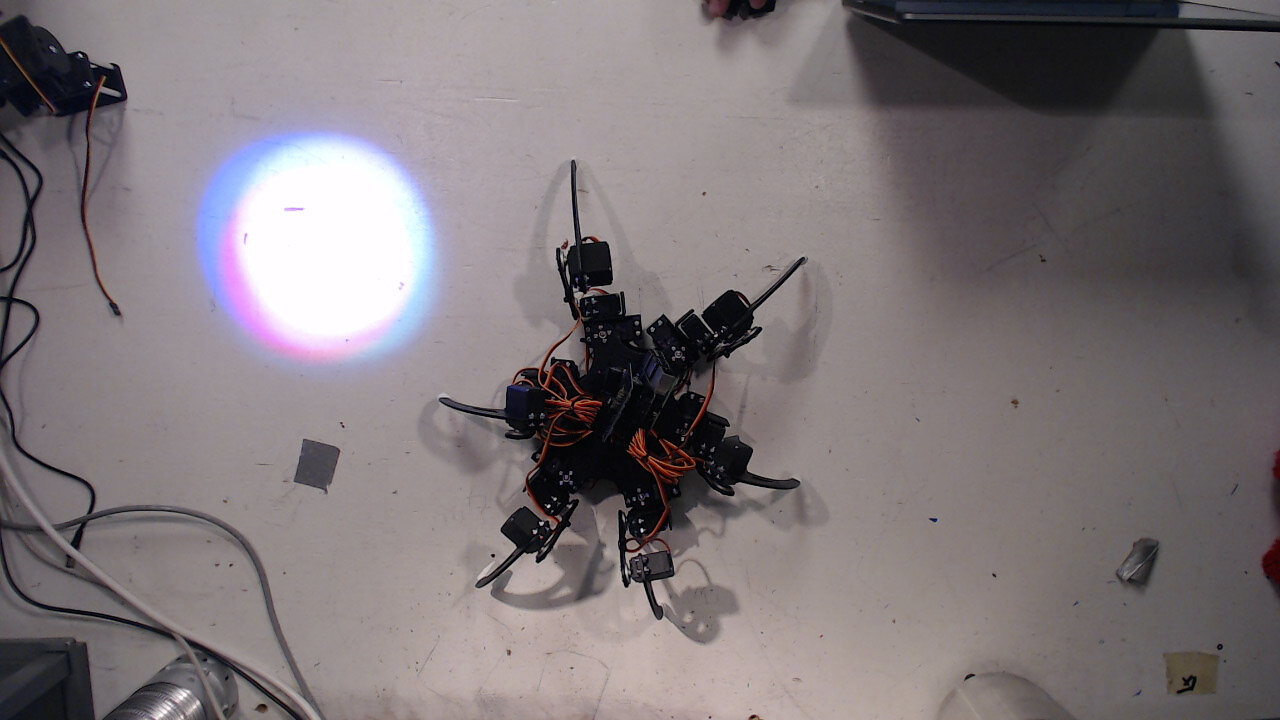
#> input picture sample_images/2017-12-05-171951.jpg, 1280 x 720 px, given in place of the camera
$ python object_detection.py
#> lines starting #> are read from the running program, lines starting #| are printed output that depends on the picture; after the words box and inside, x2 and y2 are one past the last pixel; in counts of white or black regions, pixels touching at a corner belong together
#################################################################################################
# Made by: Vivan Bhalla
# Description: This program is used to detect the object using its color as a parameter
#################################################################################################

### Import the libraries ####
import numpy as np
import cv2

## HSV constants for robot and spotlight
H_robot=179
S_robot=255
V_robot=42
H_spotlight=179
S_spotlight=255
V_spotlight=243
H_low=0
S_low=0
V_low=0


## Create a video capture object
cap = cv2.VideoCapture(1) # Send 0 since we have only one camera. Send 1 to use second camera

## Check whether capture object is opened or not
if(cap.isOpened() == False):
    ## If object is not initialized then open it
    cap.open()

# Create a window
cv2.namedWindow('image')

## Start capturing frame by frame in an infinite loop
while(True):

    # Start capturing the frames
    ret, frame = cap.read() # Get the returned value(T/F) and the frame.
#> frame is the input picture: shape (720, 1280, 3); mean B, G, R 120.7, 117.5, 125.4

    if(ret != True): # Check if reading was successful or not
        print("Cannot read from the frame\n")

    # Create numpy arrays of these boundaries
    # TODO: hardcode the values below from what is found through experiment
    higher_boundary_robot = np.array([H_robot,S_robot,V_robot])
    higher_boundary_spotlight = np.array([H_spotlight,S_spotlight,V_spotlight])
    lower_boundary = np.array([H_low,S_low,V_low])

    ############################ TODO ######################################

    # Convert the captured frame from BGR to HSV format
    hsv = cv2.cvtColor(frame,cv2.COLOR_BGR2HSV)
#> hsv: shape (720, 1280, 3); mean H, S, V 99.5, 27.5, 127.5

    # Threshold the HSV image to get only our object
    threshold_robot = cv2.inRange(hsv,lower_boundary,higher_boundary_robot)
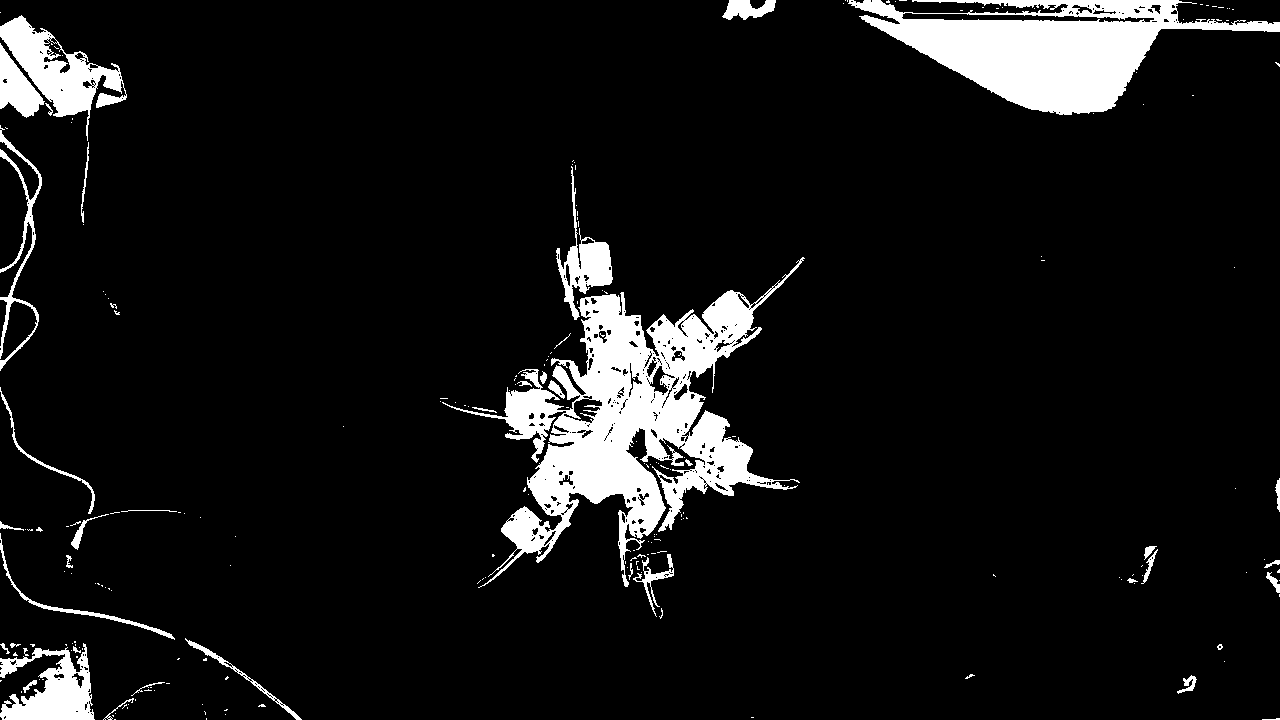
#> threshold_robot: shape (720, 1280); 8.4% white; 221 white regions (179 under 20 px), largest, box (x1, y1, x2, y2) and area: (442, 257, 805, 588) 34711, (848, 0, 1280, 115) 22019, (0, 15, 127, 141) 5323
    threshold_spotlight = cv2.inRange(hsv,lower_boundary,higher_boundary_spotlight)
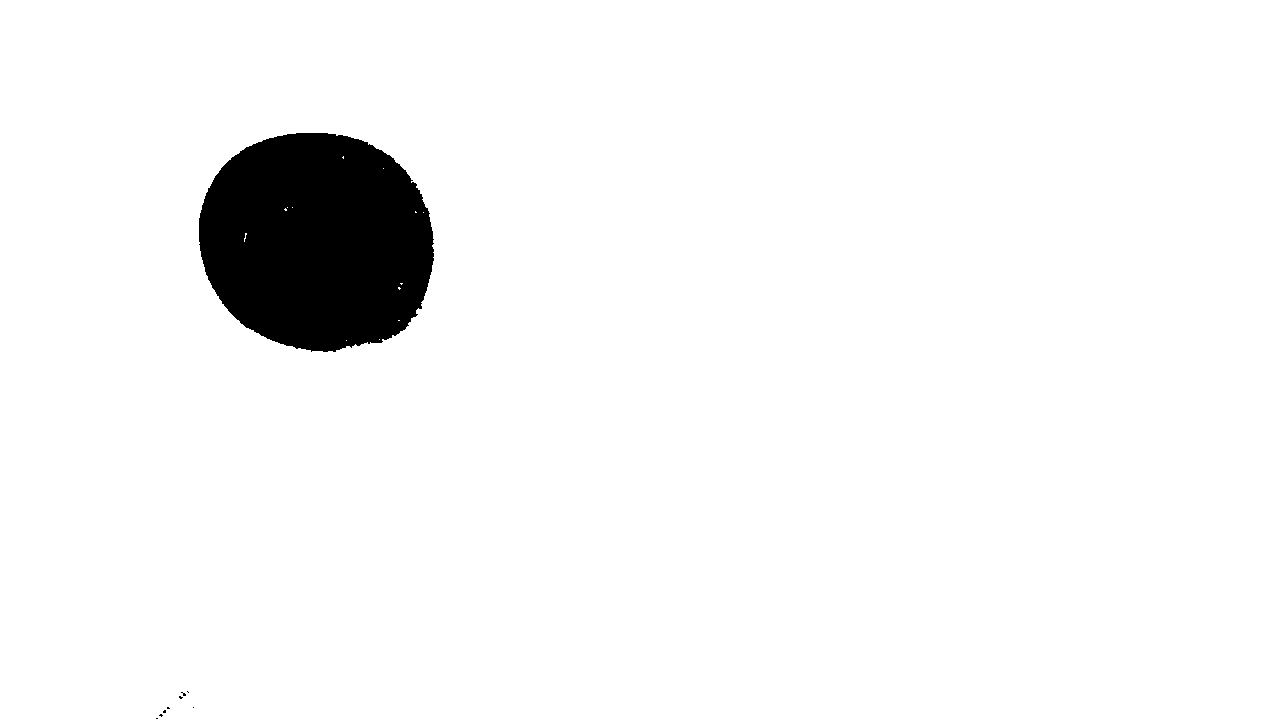
#> threshold_spotlight: shape (720, 1280); 95.5% white; 9 black regions (8 under 20 px), largest, box (x1, y1, x2, y2) and area: (199, 133, 434, 352) 41144

    # Get the targeted image by doing bitwise and
    target_robot = cv2.bitwise_and(frame,frame,mask=threshold_robot)
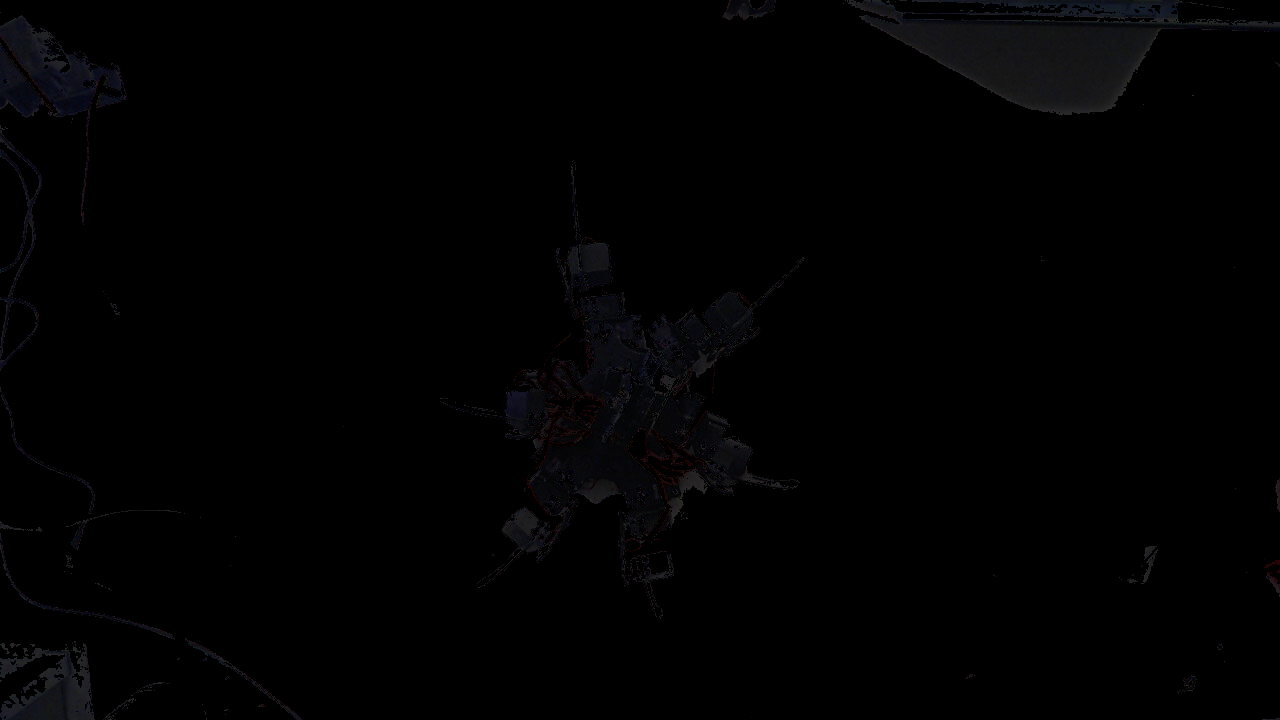
#> target_robot: shape (720, 1280, 3); mean B, G, R 1.8, 1.4, 1.5
    target_spotlight = cv2.bitwise_and(frame,frame,mask=threshold_spotlight)

    ## Perform morphological transformations #####
    ## Morphological opening
    # We first remove the white noise from the boundaries of the detected object - Erode operation
    # We create an elliptical kernel for the erosion
    target_robot = cv2.erode(target_robot,cv2.getStructuringElement(cv2.MORPH_ELLIPSE,(5,5)))
    target_spotlight = cv2.erode(target_spotlight,cv2.getStructuringElement(cv2.MORPH_ELLIPSE,(5,5)))

    # Perform the dilation to get the more enchanced image of the object
    target_robot = cv2.dilate(target_robot,cv2.getStructuringElement(cv2.MORPH_ELLIPSE,(5,5)))
    target_spotlight = cv2.dilate(target_spotlight,cv2.getStructuringElement(cv2.MORPH_ELLIPSE,(5,5)))

    ## Morphological Closing - This is done to fill holes insie the detected object.
    ## This is done by first dilation then eroding the image

    target_robot = cv2.dilate(target_robot,cv2.getStructuringElement(cv2.MORPH_ELLIPSE,(5,5)))
    target_robot = cv2.erode(target_robot,cv2.getStructuringElement(cv2.MORPH_ELLIPSE,(5,5)))
    target_spotlight = cv2.dilate(target_spotlight,cv2.getStructuringElement(cv2.MORPH_ELLIPSE,(5,5)))
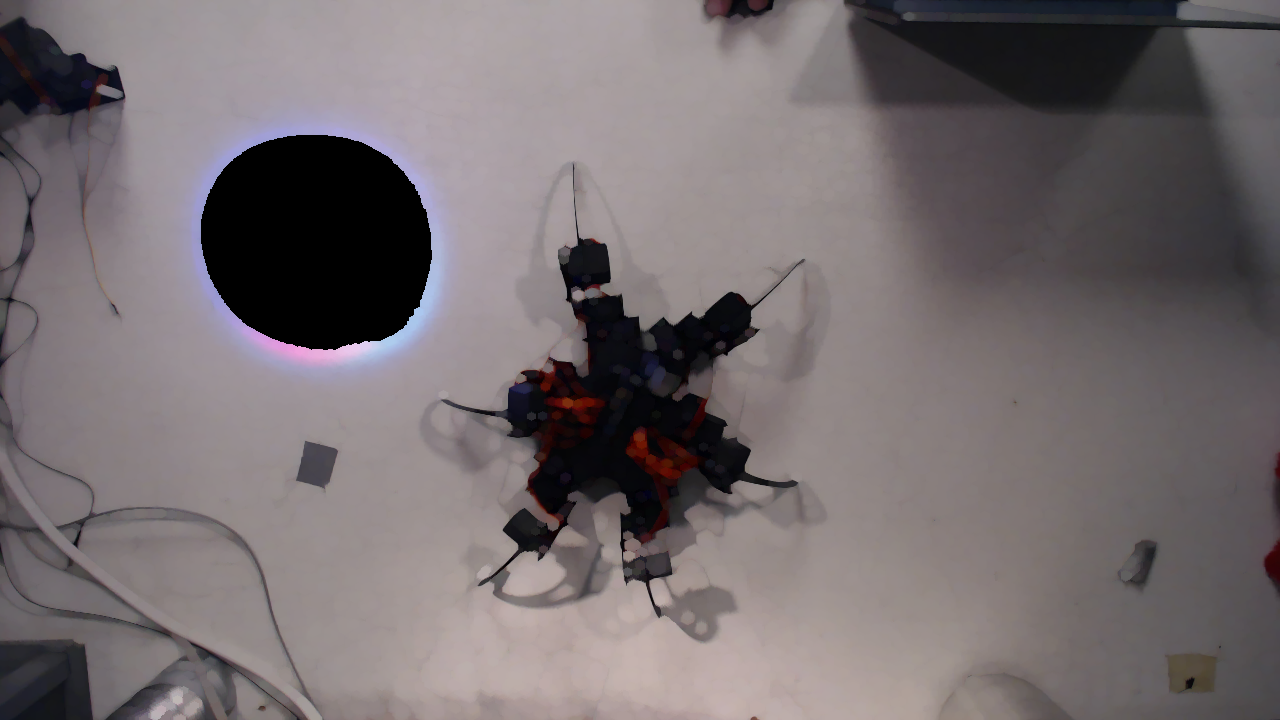
#> target_spotlight: shape (720, 1280, 3); mean B, G, R 111.3, 108.9, 116.9
    target_spotlight = cv2.erode(target_spotlight,cv2.getStructuringElement(cv2.MORPH_ELLIPSE,(5,5)))


    ######################## Object Tracking #########################################################
    # We use the moments method to track the object

    # Convert the images to black and white

    # Get the moments of the two images
    moments_robot = cv2.moments(threshold_robot)
#> moments_robot = moments, m00 19688040, centre m10/m00, m01/m00 = (639.1, 292.6)
    moments_spotlight = cv2.moments(threshold_spotlight)
#> moments_spotlight = moments, m00 224505315, centre m10/m00, m01/m00 = (654.6, 365)

    # Calculate the area of the robot object
    area_robot=moments_robot["m00"]
#> area_robot = 19688040
    area_spotlight=moments_spotlight["m00"]
#> area_spotlight = 224505315

    # To remove the effect of noise, consider tracking above only a threshold of area
    if(area_robot > 10000):
        # Calculate the x and y coordinates of center
        X_r = moments_robot["m10"] / area_robot;
#> X_r = 639.1
        Y_r = moments_robot["m01"] / area_robot
#> Y_r = 292.6

    if(area_spotlight>8000):
        # Calculate the centre for spotlight
        X_s=moments_spotlight["m10"] / area_spotlight
#> X_s = 654.6
        Y_s=moments_spotlight["m01"] / area_spotlight
#> Y_s = 365

    print("X for S is"+str(X_s))
#| X for S is654.603747332218
    print("Y for S is"+str(Y_s))
#| Y for S is365.0115741135126
    print("X for R is"+str(X_r))
#| X for R is639.0904698994923
    print("Y for R is"+str(Y_r))
#| Y for R is292.6274738369081

    ## Display the images
    cv2.imshow("Result_robot",target_robot)
    cv2.imshow("Mask_robot",threshold_robot)
    cv2.imshow("Result_spotlight",target_spotlight)
    cv2.imshow("Mask_spotlight",threshold_spotlight)
    cv2.imshow("Original Image",frame)
    k = cv2.waitKey(5) & 0xFF
#> (key Esc is pressed here)
    if k == 27:
        break


# Release the capture
cap.release()
cv2.destroyAllWindows()
